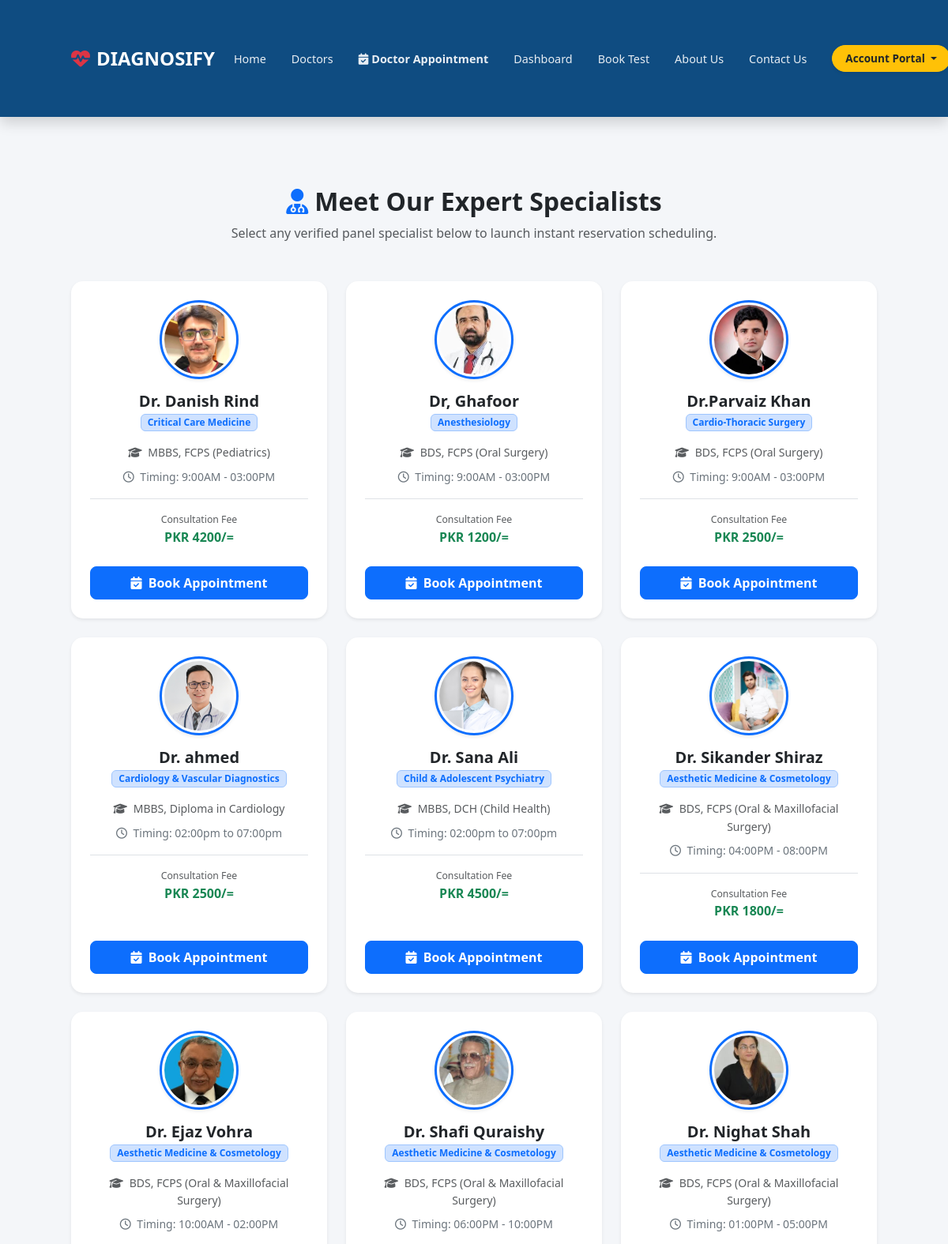
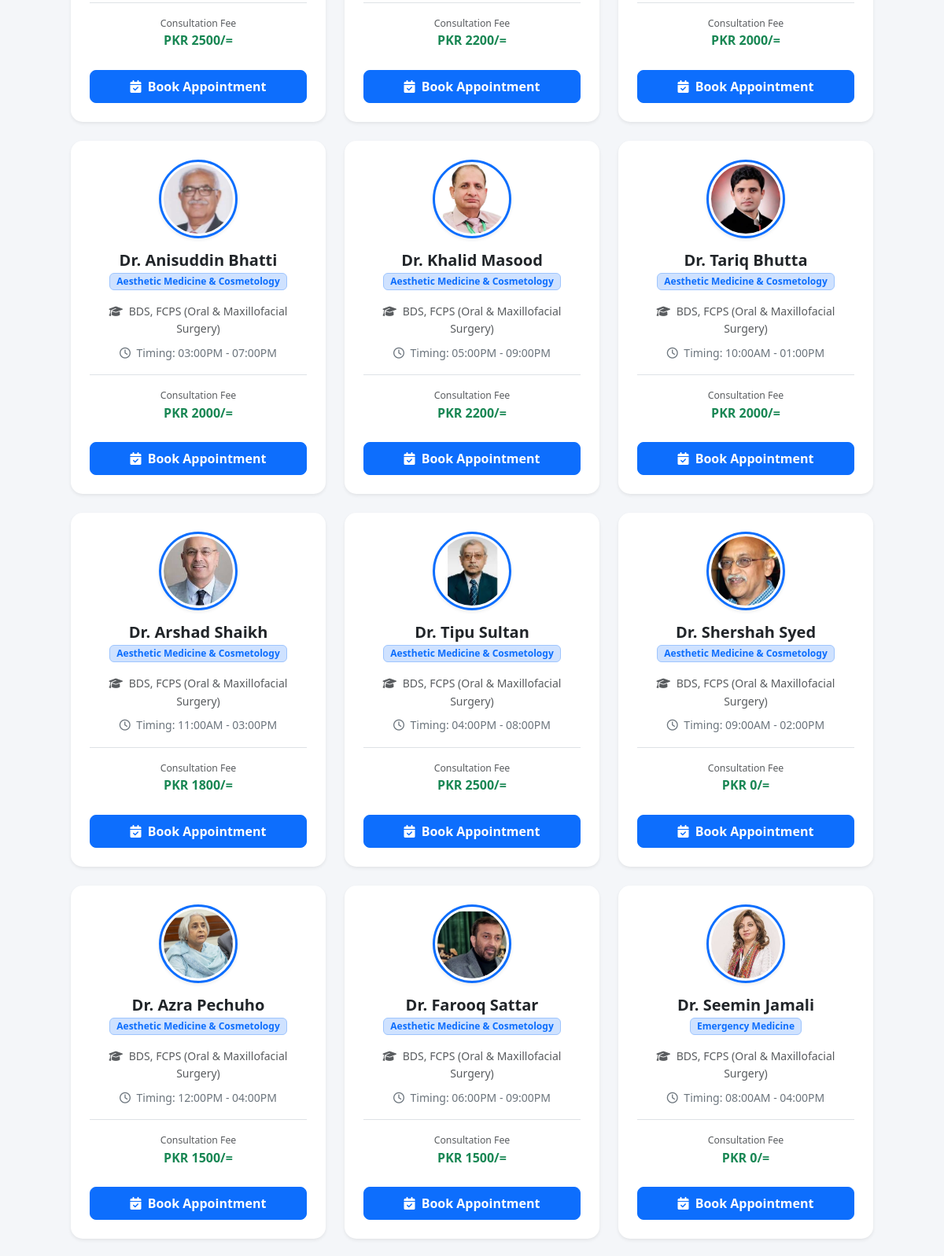
Page /user/book_doctor.php (upper part) on the committed database (2 pictures, top to bottom).
### tables this page shows
CREATE TABLE `doctors` (
  `id` int(11) NOT NULL,
  `name` varchar(255) NOT NULL,
  `email` varchar(100) NOT NULL,
  `password` varchar(255) NOT NULL,
  `department` varchar(255) NOT NULL,
  `qualification` varchar(255) NOT NULL,
  `experience` varchar(100) NOT NULL,
  `fees` int(11) NOT NULL,
  `timing` varchar(100) NOT NULL,
  `image_url` varchar(500) NOT NULL,
  `created_at` timestamp NOT NULL DEFAULT current_timestamp(),
  `status` varchar(20) DEFAULT 'Active'
);

### user/book_doctor.php (the view, shortened to what this page needs)
<?php
include __DIR__ . '/../auth/db-config.php';
include 'navbar.php';
$doctor_info = null;
$all_doctors = mysqli_query($conn, "SELECT * FROM doctors ORDER BY id DESC");
?>
<!DOCTYPE html>
<html lang="en">
<head>
    <link href="https://cdn.jsdelivr.net/npm/bootstrap@5.3.0/dist/css/bootstrap.min.css" rel="stylesheet">
    <link rel="stylesheet" href="https://cdnjs.cloudflare.com/ajax/libs/font-awesome/6.4.0/css/all.min.css">
    <link rel="stylesheet" href="../styling/style.css">
</head>
<body>
<div class="container my-5">
    <?php if (!$doctor_info) { ?>
        <div class="text-center mb-5">
            <h2 class="fw-bold text-dark"><i class="fa-solid fa-user-doctor text-primary me-2"></i>Meet Our Expert Specialists</h2>
            <p class="text-muted">Select any verified panel specialist below to launch instant reservation scheduling.</p>
        </div>
        <div class="row row-cols-1 row-cols-md-3 g-4">
            <?php
            if ($all_doctors && mysqli_num_rows($all_doctors) > 0) {
                while($doc = mysqli_fetch_assoc($all_doctors)) {
            ?>
                <div class="col">
                    <div class="card h-100 doc-card shadow-sm bg-white text-center p-4">
                        <div class="mb-3">
                            <img src="../images/<?php echo htmlspecialchars($doc['image_url']); ?>" class="doc-avatar shadow-sm" alt="Dr. Photo" onerror="this.src='https://cdn-icons-png.flaticon.com/512/387/387561.png';">
                        </div>
                        <div class="card-body p-0">
                            <h5 class="card-title fw-bold text-dark mb-1"><?php echo htmlspecialchars($doc['name']); ?></h5>
                            <span class="badge bg-primary-subtle text-primary border border-primary-subtle px-2 py-1 mb-3">
                                <?php echo htmlspecialchars(isset($doc['department']) ? $doc['department'] : $doc['specialization']); ?>
                            </span>
                            <p class="text-muted small mb-2"><i class="fa-solid fa-graduation-cap me-1"></i> <?php echo htmlspecialchars($doc['qualification']); ?></p>
                            <p class="text-secondary small mb-3"><i class="fa-regular fa-clock me-1"></i> Timing: <?php echo htmlspecialchars($doc['timing']); ?></p>
                            <div class="border-top pt-3 mb-3 d-flex justify-content-around text-center small">
                                <div>
                                    <span class="text-muted d-block small">Consultation Fee</span>
                                    <strong class="text-success fs-6">PKR <?php echo htmlspecialchars($doc['fees']); ?>/=</strong>
                                </div>
                            </div>
                        </div>
                        <div class="card-footer bg-transparent border-0 p-0 mt-2">
                            <a href="book_doctor.php?select_doc=<?php echo $doc['id']; ?>" class="btn btn-primary w-100 fw-bold py-2 rounded-3">
                                <i class="fa-solid fa-calendar-check me-1"></i> Book Appointment
                            </a>
                        </div>
                    </div>
                </div>
            <?php
                }
            } else {
                echo "<div class='col-12 text-center text-muted py-5'><h5>No active doctors found on the server module.</h5></div>";
            }
            ?>
        </div>
    <?php } ?>
</div>
</body>
</html>

### user/navbar.php (shortened to what this page needs)
<nav class="navbar navbar-expand-lg navbar-dark custom-nav-theme sticky-top shadow">
    <div class="container">
        <a class="navbar-brand fw-bold fs-4 text-uppercase tracking-wider d-flex align-items-center" href="index.php">
            <i class="fa-solid fa-heart-pulse text-danger me-2"></i>Diagnosify
        </a>
        <div class="collapse navbar-collapse" id="diagnosifyNav">
            <ul class="navbar-nav ms-auto align-items-center gap-3 pt-2 pt-lg-0">
                <li class="nav-item"><a href="index.php" class="nav-link">Home</a></li>
                <li class="nav-item"><a href="doctors.php" class="nav-link">Doctors</a></li>
                <li class="nav-item"><a href="book_doctor.php" class="nav-link text-warning fw-bold"><i class="fa-solid fa-calendar-check me-1"></i>Doctor Appointment</a></li>
                <li class="nav-item"><a href="../user/dashboard.php" class="nav-link">Dashboard</a></li>
                <li class="nav-item"><a href="index.php#test-catalog" class="nav-link">Book Test</a></li>
                <li class="nav-item"><a href="about_us.php" class="nav-link">About Us</a></li>
                <li class="nav-item"><a href="contact.php" class="nav-link">Contact Us</a></li>
                <li class="nav-item dropdown ms-lg-2">
                    <?php if(isset($_SESSION['patient_id'])) { ?>
                        <a class="btn btn-warning btn-sm px-4 fw-bold rounded-pill shadow-sm text-dark dropdown-toggle" href="#" id="userDropdown" role="button" data-bs-toggle="dropdown" aria-expanded="false">
                            <i class="fa-solid fa-user me-1"></i> <?php echo htmlspecialchars($_SESSION['patient_name']); ?>
                        </a>
                        <ul class="dropdown-menu dropdown-menu-end shadow border-0" aria-labelledby="userDropdown">
                            <li><a class="dropdown-item py-2" href="../user/dashboard.php"><i class="fa-solid fa-gauge me-2 text-primary"></i>My Dashboard</a></li>
                            <li><hr class="dropdown-divider"></li>
                            <li><a class="dropdown-item text-danger py-2" href="../auth/logout.php"><i class="fa-solid fa-right-from-bracket me-2"></i>Logout</a></li>
                        </ul>
                    <?php } else { ?>
                        <a class="btn btn-warning btn-sm px-4 fw-bold rounded-pill shadow-sm text-dark dropdown-toggle" href="#" id="accountDropdown" role="button" data-bs-toggle="dropdown" aria-expanded="false">
                            Account Portal
                        </a>
                    <?php } ?>
                </li>
            </ul>
        </div>
    </div>
</nav>

### styling/style.css (style rules this page uses)
* { margin: 0; padding: 0; box-sizing: border-box; font-family: 'Segoe UI', Tahoma, Geneva, Verdana, sans-serif; }
body { background-color: #f8f9fa; color: #2c3e50; line-height: 1.6; }
.container { width: 85%; max-width: 1200px; margin: 0 auto; padding: 40px 0; }
body { background-color: #f8f9fa; scroll-behavior: smooth; }
.custom-nav-theme { background-color: #0f4c81 !important; padding: 10px 0 !important; }
.custom-nav-theme .nav-link { color: rgba(255, 255, 255, 0.9) !important; font-weight: 500; font-size: 0.9rem !important; white-space: nowrap !important; }
.custom-nav-theme .btn-sm { font-size: 0.85rem !important; padding: 6px 16px !important; white-space: nowrap !important; }
body { background-color: #f4f6f9; }

### user/book_doctor.php (style rules this page uses)
body { background-color: #f4f6f9; }
.doc-card { border: none; transition: transform 0.2s, box-shadow 0.2s; border-radius: 15px; overflow: hidden; }
.doc-avatar { width: 100px; height: 100px; object-fit: cover; border-radius: 50%; border: 3px solid #0d6efd; padding: 3px; }

### rows in the picture
doctors: image_url (picture), name "Dr. Danish Rind", department "Critical Care Medicine", qualification "MBBS, FCPS (Pediatrics)", timing "9:00AM - 03:00PM", fees "4200"
doctors: image_url (picture), name "Dr, Ghafoor", department "Anesthesiology", qualification "BDS, FCPS (Oral Surgery)", timing "9:00AM - 03:00PM", fees "1200"
doctors: image_url (picture), name "Dr.Parvaiz Khan", department "Cardio-Thoracic Surgery", qualification "BDS, FCPS (Oral Surgery)", timing "9:00AM - 03:00PM", fees "2500"
doctors: image_url (picture), name "Dr. ahmed", department "Cardiology & Vascular Diagnostics", qualification "MBBS, Diploma in Cardiology", timing "02:00pm to 07:00pm", fees "2500"
doctors: image_url (picture), name "Dr. Sana Ali", department "Child & Adolescent Psychiatry", qualification "MBBS, DCH (Child Health)", timing "02:00pm to 07:00pm", fees "4500"
doctors: image_url (picture), name "Dr. Sikander Shiraz", department "Aesthetic Medicine & Cosmetology", qualification "BDS, FCPS (Oral & Maxillofacial Surgery)", timing "04:00PM - 08:00PM", fees "1800"
doctors: image_url (picture), name "Dr. Ejaz Vohra", department "Aesthetic Medicine & Cosmetology", qualification "BDS, FCPS (Oral & Maxillofacial Surgery)", timing "10:00AM - 02:00PM", fees "2500"
doctors: image_url (picture), name "Dr. Shafi Quraishy", department "Aesthetic Medicine & Cosmetology", qualification "BDS, FCPS (Oral & Maxillofacial Surgery)", timing "06:00PM - 10:00PM", fees "2200"
doctors: image_url (picture), name "Dr. Nighat Shah", department "Aesthetic Medicine & Cosmetology", qualification "BDS, FCPS (Oral & Maxillofacial Surgery)", timing "01:00PM - 05:00PM", fees "2000"
doctors: image_url (picture), name "Dr. Anisuddin Bhatti", department "Aesthetic Medicine & Cosmetology", qualification "BDS, FCPS (Oral & Maxillofacial Surgery)", timing "03:00PM - 07:00PM", fees "2000"
doctors: image_url (picture), name "Dr. Khalid Masood", department "Aesthetic Medicine & Cosmetology", qualification "BDS, FCPS (Oral & Maxillofacial Surgery)", timing "05:00PM - 09:00PM", fees "2200"
doctors: image_url (picture), name "Dr. Tariq Bhutta", department "Aesthetic Medicine & Cosmetology", qualification "BDS, FCPS (Oral & Maxillofacial Surgery)", timing "10:00AM - 01:00PM", fees "2000"
doctors: image_url (picture), name "Dr. Arshad Shaikh", department "Aesthetic Medicine & Cosmetology", qualification "BDS, FCPS (Oral & Maxillofacial Surgery)", timing "11:00AM - 03:00PM", fees "1800"
doctors: image_url (picture), name "Dr. Tipu Sultan", department "Aesthetic Medicine & Cosmetology", qualification "BDS, FCPS (Oral & Maxillofacial Surgery)", timing "04:00PM - 08:00PM", fees "2500"
doctors: image_url (picture), name "Dr. Shershah Syed", department "Aesthetic Medicine & Cosmetology", qualification "BDS, FCPS (Oral & Maxillofacial Surgery)", timing "09:00AM - 02:00PM", fees "0"
doctors: image_url (picture), name "Dr. Azra Pechuho", department "Aesthetic Medicine & Cosmetology", qualification "BDS, FCPS (Oral & Maxillofacial Surgery)", timing "12:00PM - 04:00PM", fees "1500"
doctors: image_url (picture), name "Dr. Farooq Sattar", department "Aesthetic Medicine & Cosmetology", qualification "BDS, FCPS (Oral & Maxillofacial Surgery)", timing "06:00PM - 09:00PM", fees "1500"
doctors: image_url (picture), name "Dr. Seemin Jamali", department "Emergency Medicine", qualification "BDS, FCPS (Oral & Maxillofacial Surgery)", timing "08:00AM - 04:00PM", fees "0"
